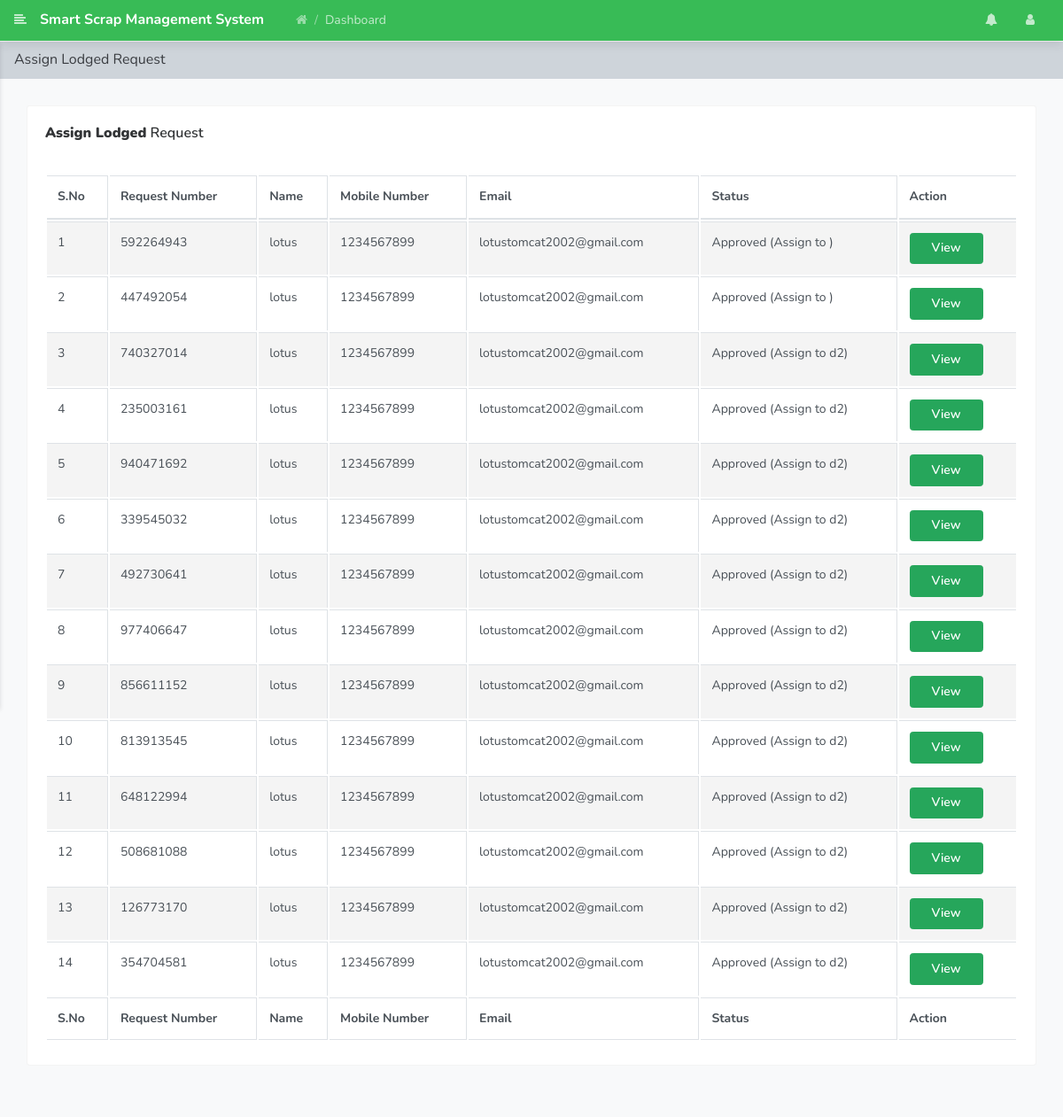
Screenshot of /admin/assign-complain.php (signed in) with the database file from the repository.
### tables this page shows
CREATE TABLE `tbllodgedcomplain` (
  `ID` int(10) NOT NULL,
  `UserID` int(10) DEFAULT NULL,
  `ComplainNumber` int(10) DEFAULT NULL,
  `Area` varchar(250) DEFAULT NULL,
  `Locality` varchar(250) DEFAULT NULL,
  `Landmark` varchar(250) DEFAULT NULL,
  `Address` mediumtext DEFAULT NULL,
  `Paymentmode` varchar(50) DEFAULT NULL,
  `Photo` varchar(250) DEFAULT NULL,
  `Note` mediumtext DEFAULT NULL,
  `Upi` int(15) DEFAULT NULL,
  `Date` date DEFAULT NULL,
  `Scraptype` varchar(250) DEFAULT NULL,
  `Pin` int(50) DEFAULT NULL,
  `Time` time DEFAULT NULL,
  `ComplainDate` timestamp NOT NULL DEFAULT current_timestamp(),
  `Remark` varchar(250) DEFAULT NULL,
  `Status` varchar(100) DEFAULT NULL,
  `AssignTo` varchar(100) DEFAULT NULL,
  `AssignDate` date DEFAULT NULL,
  `UpdationDate` timestamp NULL DEFAULT NULL,
  `DriverName` varchar(250) DEFAULT NULL,
  `DriverMobile` varchar(15) DEFAULT NULL,
  `Amount` int(15) DEFAULT NULL,
  `PaymentDateTime` datetime DEFAULT NULL,
  `LocationStatus` varchar(50) DEFAULT 'unverified'
);

CREATE TABLE `tbluser` (
  `ID` int(10) NOT NULL,
  `FullName` varchar(250) DEFAULT NULL,
  `UserName` varchar(250) DEFAULT NULL,
  `MobileNumber` bigint(20) DEFAULT NULL,
  `Email` varchar(250) DEFAULT NULL,
  `Password` varchar(250) DEFAULT NULL,
  `RegDate` timestamp NULL DEFAULT current_timestamp()
);

### admin/assign-complain.php (the view, shortened to what this page needs)
<?php
include('includes/dbconnection.php');
if (strlen($_SESSION['vamsaid']==0)) {
  header('location:logout.php');
  } else{
  ?>
<!doctype html>
<html lang="en">
<head>
    <link rel="stylesheet" href="../assets/vendor/themify-icons/themify-icons.css">
    <link rel="stylesheet" href="../assets/vendor/fontawesome/css/font-awesome.min.css">
    <link rel="stylesheet" href="../assets/vendor/jquery-datatable/dataTables.bootstrap4.min.css">
    <link  rel="stylesheet" href="../assets/css/main.css">
</head>
<body class="theme-indigo">
<?php include_once('includes/header.php');?>
    <div class="main_content" id="main-content">
        <div class="page">
            <nav class="navbar navbar-expand-lg navbar-light bg-light">
                <a class="navbar-brand" href="javascript:void(0);">Assign Lodged Request</a>
            </nav>
            <div class="container-fluid">
                <div class="row clearfix">
                    <div class="col-lg-12">
                        <div class="card">
                            <div class="header">
                                <h2><strong>Assign Lodged</strong> Request </h2>
                            </div>
                            <div class="body">
                                <div class="table-responsive">
                                    <table class="table table-bordered table-striped table-hover js-basic-example dataTable">
                                        <thead>
                                            <tr>
                                               <th>S.No</th>
                                        <th>Request Number</th>
                                        <th>Name</th>
                                        <th>Mobile Number</th>
                                        <th>Email</th>
                                    <th>Status</th>
                                        <th>Action</th>
                                            </tr>
                                        </thead>
                                        <tfoot>
                                            <tr>
                                              <th>S.No</th>
                                        <th> Request Number</th>
                                        <th>Name</th>
                                        <th>Mobile Number</th>
                                        <th>Email</th>
                                    <th>Status</th>
                                        <th>Action</th>
                                            </tr>
                                        </tfoot>
                                        <tbody>
                                            <tr>
                                               <?php
$sql="SELECT tbllodgedcomplain.ComplainNumber,tbllodgedcomplain.AssignTo,tbllodgedcomplain.ID as compid,tbllodgedcomplain.Status,tbluser.ID as uid,tbluser.FullName,tbluser.MobileNumber,tbluser.Email from tbllodgedcomplain join tbluser on tbluser.ID=tbllodgedcomplain.UserID where tbllodgedcomplain.Status='Approved'";
$query = $dbh -> prepare($sql);
$query->execute();
$results=$query->fetchAll(PDO::FETCH_OBJ);
$cnt=1;
if($query->rowCount() > 0)
{
foreach($results as $row)
{               ?>
                                              <td><?php echo htmlentities($cnt);?></td>
                                        <td><?php  echo htmlentities($row->ComplainNumber);?></td>
                                        <td><?php  echo htmlentities($row->FullName);?></td>
                                        <td><?php  echo htmlentities($row->MobileNumber);?></td>
                                        <td><?php  echo htmlentities($row->Email);?></td>
                                             <?php if($row->Status==""){ ?>
                     <td><?php echo "Not Updated Yet"; ?></td>
<?php } else { ?>                  <td><?php  echo htmlentities($row->Status);?> (Assign to <?php  echo htmlentities($row->AssignTo);?>)
                  </td>
                  <?php } ?>
                                        <td><a href="view-complain-detail.php?editid=<?php echo htmlentities ($row->compid);?>&&comid=<?php echo htmlentities ($row->ComplainNumber);?>" class="btn btn-primary">View</a></td>
                                            </tr>
                                         <?php $cnt=$cnt+1;}} ?>
                                        </tbody>
                                    </table>
                                </div>
                            </div>
                        </div>
                    </div>
                </div>
            </div>
        </div>
    </div>
</body>
</html><?php }  ?>

### rows the page displays
tbllodgedcomplain: ComplainNumber "592264943", UserID.FullName "lotus", UserID.MobileNumber "1234567899", UserID.Email "lotustomcat2002@gmail.com", Status "Approved"
tbllodgedcomplain: ComplainNumber "447492054", UserID.FullName "lotus", UserID.MobileNumber "1234567899", UserID.Email "lotustomcat2002@gmail.com", Status "Approved"
tbllodgedcomplain: ComplainNumber "740327014", UserID.FullName "lotus", UserID.MobileNumber "1234567899", UserID.Email "lotustomcat2002@gmail.com", Status "Approved", AssignTo "d2"
tbllodgedcomplain: ComplainNumber "235003161", UserID.FullName "lotus", UserID.MobileNumber "1234567899", UserID.Email "lotustomcat2002@gmail.com", Status "Approved", AssignTo "d2"
tbllodgedcomplain: ComplainNumber "940471692", UserID.FullName "lotus", UserID.MobileNumber "1234567899", UserID.Email "lotustomcat2002@gmail.com", Status "Approved", AssignTo "d2"
tbllodgedcomplain: ComplainNumber "339545032", UserID.FullName "lotus", UserID.MobileNumber "1234567899", UserID.Email "lotustomcat2002@gmail.com", Status "Approved", AssignTo "d2"
tbllodgedcomplain: ComplainNumber "492730641", UserID.FullName "lotus", UserID.MobileNumber "1234567899", UserID.Email "lotustomcat2002@gmail.com", Status "Approved", AssignTo "d2"
tbllodgedcomplain: ComplainNumber "977406647", UserID.FullName "lotus", UserID.MobileNumber "1234567899", UserID.Email "lotustomcat2002@gmail.com", Status "Approved", AssignTo "d2"
tbllodgedcomplain: ComplainNumber "856611152", UserID.FullName "lotus", UserID.MobileNumber "1234567899", UserID.Email "lotustomcat2002@gmail.com", Status "Approved", AssignTo "d2"
tbllodgedcomplain: ComplainNumber "813913545", UserID.FullName "lotus", UserID.MobileNumber "1234567899", UserID.Email "lotustomcat2002@gmail.com", Status "Approved", AssignTo "d2"
tbllodgedcomplain: ComplainNumber "648122994", UserID.FullName "lotus", UserID.MobileNumber "1234567899", UserID.Email "lotustomcat2002@gmail.com", Status "Approved", AssignTo "d2"
tbllodgedcomplain: ComplainNumber "508681088", UserID.FullName "lotus", UserID.MobileNumber "1234567899", UserID.Email "lotustomcat2002@gmail.com", Status "Approved", AssignTo "d2"
tbllodgedcomplain: ComplainNumber "126773170", UserID.FullName "lotus", UserID.MobileNumber "1234567899", UserID.Email "lotustomcat2002@gmail.com", Status "Approved", AssignTo "d2"
tbllodgedcomplain: ComplainNumber "354704581", UserID.FullName "lotus", UserID.MobileNumber "1234567899", UserID.Email "lotustomcat2002@gmail.com", Status "Approved", AssignTo "d2"
